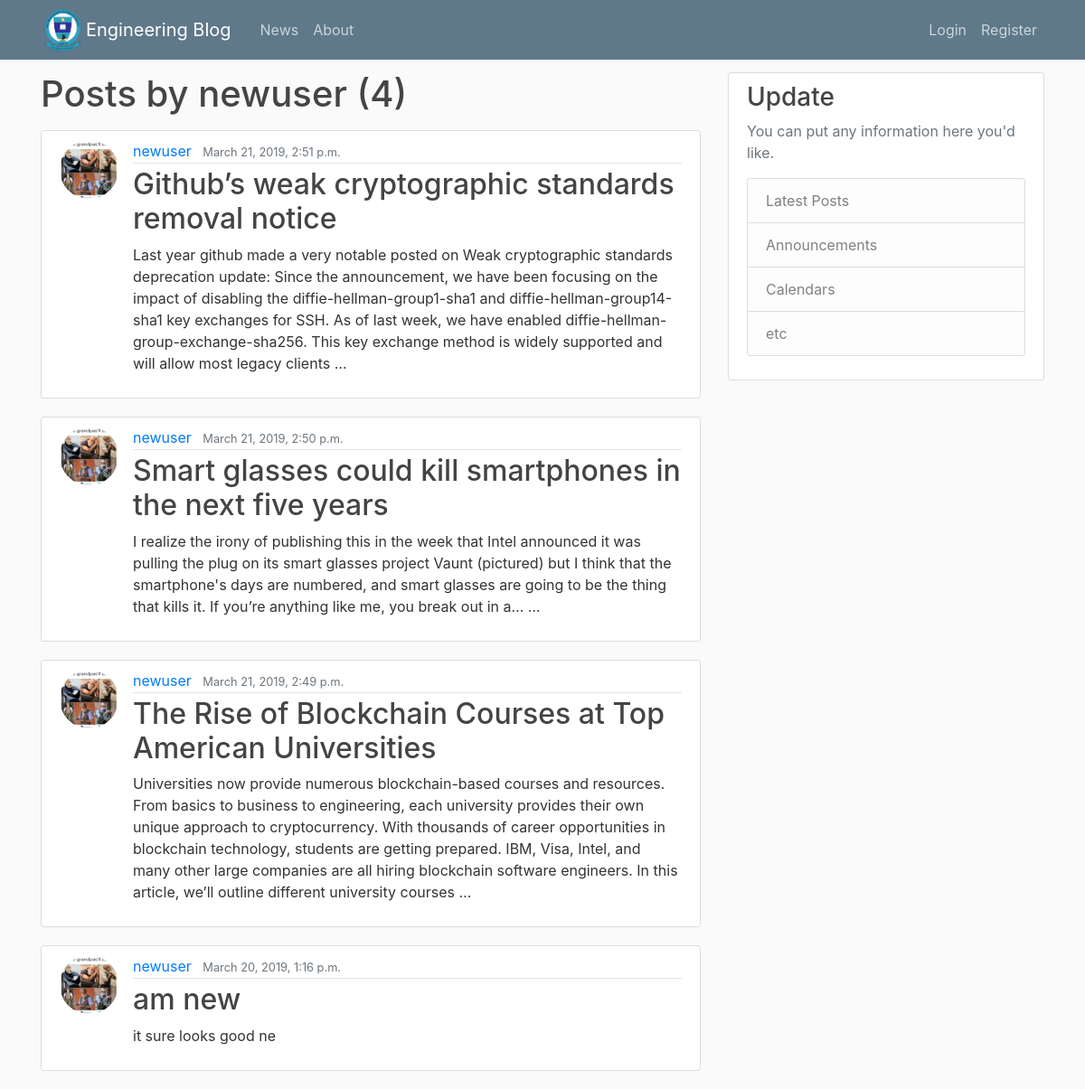
The page /user/newuser on the database its author committed.
### pages/models.py (models this page shows, shortened)
class Post(models.Model):
    tittle = models.CharField(max_length=100)
    content = models.TextField()
    date_posted = models.DateTimeField(auto_now_add=True)
    author = models.ForeignKey(User, on_delete=models.CASCADE)

### users/models.py (models this page shows)
class Profile(models.Model):
    user =  models.OneToOneField(User, on_delete = models.CASCADE)
    image = models.ImageField(default='default.jpg', upload_to = 'profile_pics')

### pages/views.py (the view)
# urls.py: path('user/<str:username>', UserPostListView.as_view(), name="user-posts"),
class UserPostListView(ListView):
     model = Post
     template_name='user_posts.html'
     context_object_name='posts'
     ordering=['-date_posted']
     paginate_by = 5
     def get_queryset(self):
         user = get_object_or_404(User, username=self.kwargs.get('username'))
         return Post.objects.filter(author=user).order_by('-date_posted')

### pages/Templates/user_posts.html (shortened to what this page needs)
{% extends "base.html"%}
{% block content %}
<h1 class="mb-3">Posts by {{view.kwargs.username}}  ({{page_obj.paginator.count}})</h1>
    {% for post in posts %}
           <article class="media content-section">
             <img class="rounded-circle article-img" src="{{post.author.profile.image.url}}">
               <div class="media-body">
                 <div class="article-metadata">
                   <a class="mr-2" href="{% url 'user-posts' post.author.username %}">{{ post.author }}</a>
                   <small class="text-muted">{{ post.date_posted }}</small>
                  </div>
                 <h2><a class="article-title" href="{% url 'post-detail' post.id %}">{{ post.tittle }}</a></h2>
                <p class="article-content">{{ post.content }}</p>
               </div>
           </article>
    {% endfor %}
{% endblock content %}

### pages/Templates/base.html (style rules this page uses)
body { background: #fafafa; color: #333333; margin-top: 5rem; }
h1, h2, h3, h4, h5, h6 { color: #444444; }
.content-section { background: #ffffff; padding: 10px 20px; border: 1px solid #dddddd; border-radius: 3px; margin-bottom: 20px; }
.article-title { color: #444444; }
.article-content { white-space: pre-line; }
.article-img { height: 65px; width: 65px; margin-right: 16px; }
.article-metadata { padding-bottom: 1px; margin-bottom: 4px; border-bottom: 1px solid #e3e3e3 }

### rows shown on the page
Post: author.profile.image (picture), author "newuser", date_posted "March 21, 2019, 2:51 p.m.", tittle "Github’s weak cryptographic standards removal notice", content "Last year github made a very notable posted on Weak cryptographic standards deprecation update: Since the announcement, we have been focusing on the impact of disabling the diffie-hellman-group1-sha1 and diffie-hellman-group14-sha1 key exchanges for SSH. As of last week, we have enabled diffie-hellman-group-exchange-sha256. This key exchange method is widely supported and will allow most legacy clients …"
Post: author.profile.image (picture), author "newuser", date_posted "March 21, 2019, 2:50 p.m.", tittle "Smart glasses could kill smartphones in the next five years", content "I realize the irony of publishing this in the week that Intel announced it was pulling the plug on its smart glasses project Vaunt (pictured) but I think that the smartphone's days are numbered, and smart glasses are going to be the thing that kills it. If you’re anything like me, you break out in a… …"
Post: author.profile.image (picture), author "newuser", date_posted "March 21, 2019, 2:49 p.m.", tittle "The Rise of Blockchain Courses at Top American Universities", content "Universities now provide numerous blockchain-based courses and resources. From basics to business to engineering, each university provides their own unique approach to cryptocurrency. With thousands of career opportunities in blockchain technology, students are getting prepared. IBM, Visa, Intel, and many other large companies are all hiring blockchain software engineers. In this article, we’ll outline different university courses …"
Post: author.profile.image (picture), author "newuser", date_posted "March 20, 2019, 1:16 p.m.", tittle "am new", content "it sure looks good ne"

### other values the page prints
{{ view.kwargs.username }} "newuser"
{{ page_obj.paginator.count }} "4"
